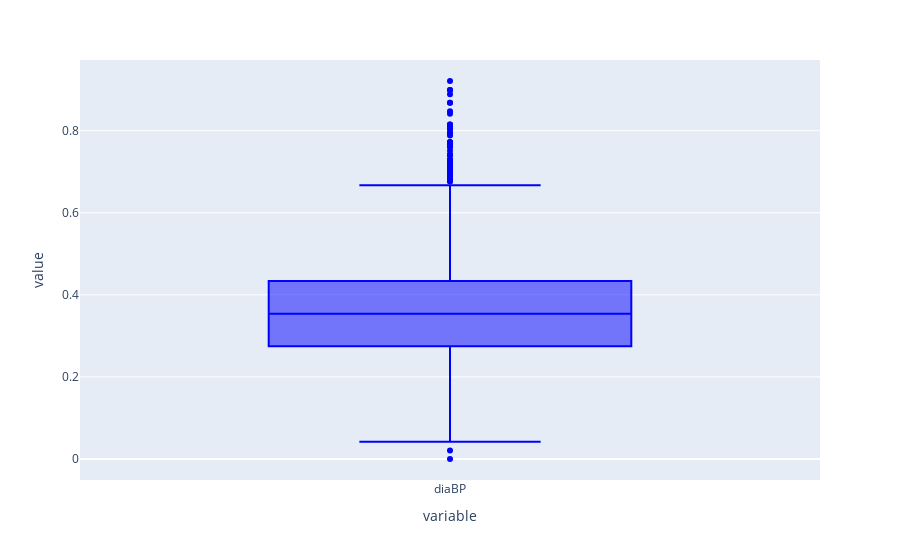

Notebook source saved alongside this figure:
### Code cell
ex.box(df['diaBP'], 
             color_discrete_sequence=['blue','yellow','black'])

### Figure 1 — Plotly figure (JSON) as saved in the notebook; plotly's stock layout.template omitted (floating-point values rounded to 4 significant figures; data arrays with more than 128 entries replaced by an {"elided": "..."} marker saying what was removed)
{"data": [{"alignmentgroup": "True", "hovertemplate": "variable=%{x}<br>value=%{y}<extra></extra>", "legendgroup": "", "marker": {"color": "blue"}, "name": "", "notched": false, "offsetgroup": "", "orientation": "v", "showlegend": false, "type": "box", "x": {"elided": "3726 str values"}, "x0": " ", "xaxis": "x", "y": {"elided": "3726 float values"}, "y0": " ", "yaxis": "y"}], "layout": {"autosize": true, "boxmode": "group", "legend": {"tracegroupgap": 0}, "margin": {"t": 60}, "xaxis": {"anchor": "y", "autorange": true, "domain": [0, 1], "range": [-0.5, 0.5], "title": {"text": "variable"}, "type": "category"}, "yaxis": {"anchor": "x", "autorange": true, "domain": [0, 1], "range": [-0.05117, 0.9722], "title": {"text": "value"}, "type": "linear"}}}
